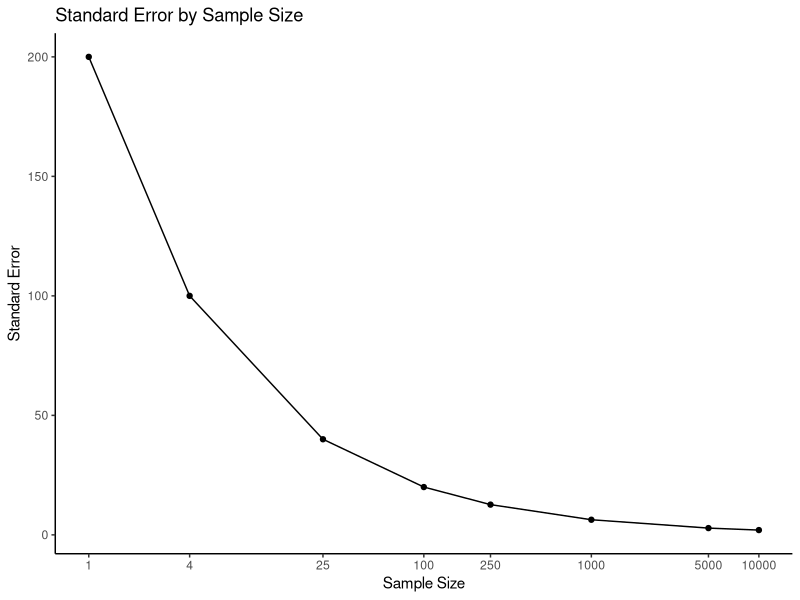

The R script that drew this image:
## ---- chunk 1
#| echo: false

tibble::tibble(
  `Age group` = c("18-24", "25-30", "31 and up", "TOTAL"),
  `Non-voters` = c(70, 40, 220, 330),
  Voters = c(50, 50, 570, 670),
  Total = `Non-voters` + Voters
) |> 
  knitr::kable(caption = "Voting by Age in 2000")
## ---- chunk 2

ci <- function(p, n) {
  se <- sqrt(p*(1-p)/n) 
  lower_range <- p - 1.96*se
  upper_range <- p + 1.96*se
  return(c(lower_range, upper_range))
}
p_18_24 <- 70/120
ci_18_24 <- ci(p_18_24, 120)

p_25_30 <- 40/90
ci_25_30 <- ci(p_25_30, 90)
## ---- chunk 3
list(ci_18_24 = ci_18_24, ci_25_30 = ci_25_30)
## ---- chunk 4
sd <- 200 
sample_dis <- c(1, 4, 25, 100, 250, 1000, 5000, 10000)
se <- sd / sqrt(sample_dis)

data.frame(Sample_distribution =sample_dis, Standard_error = se)
## ---- chunk 5
library(ggplot2)

sample_sizes <- c(1, 4, 25, 100, 250, 1000, 5000, 10000)
pop_sd <- 200
s_error <- pop_sd / sqrt(sample_sizes)


df <- data.frame(sample_sizes, s_error)
p <- ggplot(df, aes(x=sample_sizes, y=s_error)) +
  geom_line() +
  geom_point() +
  scale_x_log10(breaks = sample_sizes, labels = sample_sizes) + 
  labs(title="Standard Error by Sample Size",
       x="Sample Size",
       y="Standard Error") +
  theme_classic()
print(p)
## ---- chunk 6
zs_95 <- 1.96
me_95 <- 4.5
zs_90 <- 1.645

se <- me_95/zs_95
zs_90*se
## ---- chunk 7
avg_income <- 20000
sd <- 2000

n_900 <- 900
se_900 <- sd / sqrt(n_900)
z_900 <- (20200 - avg_income) / se_900
p_900 <- 1 - pnorm(z_900)  

data.frame(probability_900 = p_900)

## ---- chunk 8
n_25 <- 25
se_25 <- sd / sqrt(n_25)
z_25 <- (20200 - avg_income) / se_25
p_25 <- 1 - pnorm(z_25)
data.frame(probability_25 = p_25)
## ---- chunk 9
n_500 <- 500
p_500 <- 0.5

z_500 <- qnorm(0.975)


ci_95_500 <- c(p_500 -z_500 * sqrt(p_500 *(1 - p_500)/ n_500),
               p_500 + z_500 * sqrt(p_500 * (1 - p_500)/ n_500))


print(ci_95_500)
## ---- chunk 10
n_5000 <- 5000
p_5000 <- 0.5

z_5000 <- qnorm(0.975)


ci_95_5000 <- c(p_5000 -z_5000 * sqrt(p_5000 *(1 - p_5000)/ n_5000),
               p_5000 + z_5000 * sqrt(p_5000 * (1 - p_5000)/ n_5000))


print(ci_95_5000)
## ---- chunk 11
n_50000 <- 50000
p_50000 <- 0.5

z_50000 <- qnorm(0.975)


ci_95_50000 <- c(p_50000 -z_50000 * sqrt(p_50000 *(1 - p_50000)/ n_50000),
               p_50000 + z_50000 * sqrt(p_50000 * (1 - p_50000)/ n_50000))

print(ci_95_50000)

